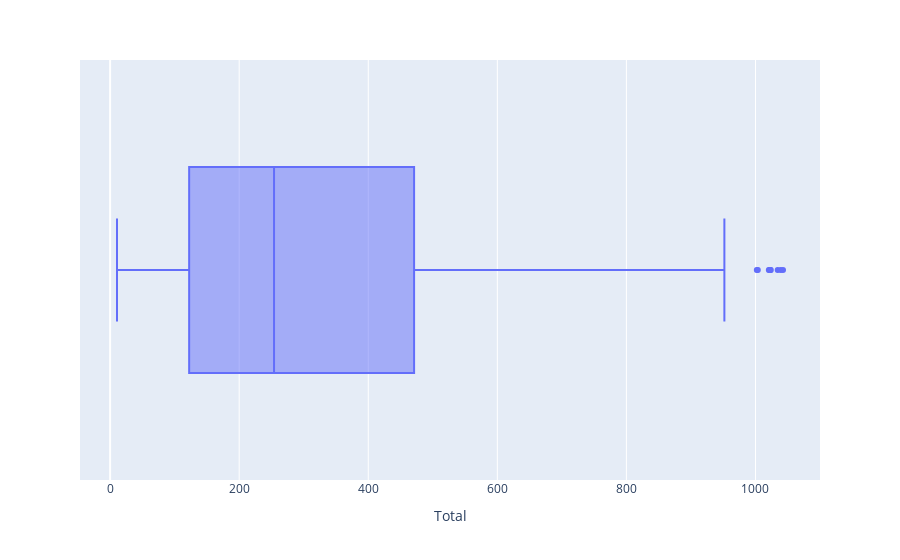

Source (notebook cell):
### Code cell
# !pip install plotly
import plotly.express as px 
px.box(df , x = "Total")

### Figure 1 — Plotly figure (JSON) as saved in the notebook; plotly's stock layout.template omitted (floating-point values rounded to 4 significant figures; data arrays with more than 128 entries replaced by an {"elided": "..."} marker saying what was removed)
{"data": [{"alignmentgroup": "True", "hovertemplate": "Total=%{x}<extra></extra>", "legendgroup": "", "marker": {"color": "#636efa"}, "name": "", "notched": false, "offsetgroup": "", "orientation": "h", "showlegend": false, "type": "box", "x": {"elided": "1013 float values"}, "x0": " ", "xaxis": "x", "y0": " ", "yaxis": "y"}], "layout": {"boxmode": "group", "legend": {"tracegroupgap": 0}, "margin": {"t": 60}, "xaxis": {"anchor": "y", "domain": [0, 1], "title": {"text": "Total"}}, "yaxis": {"anchor": "x", "domain": [0, 1]}}}
